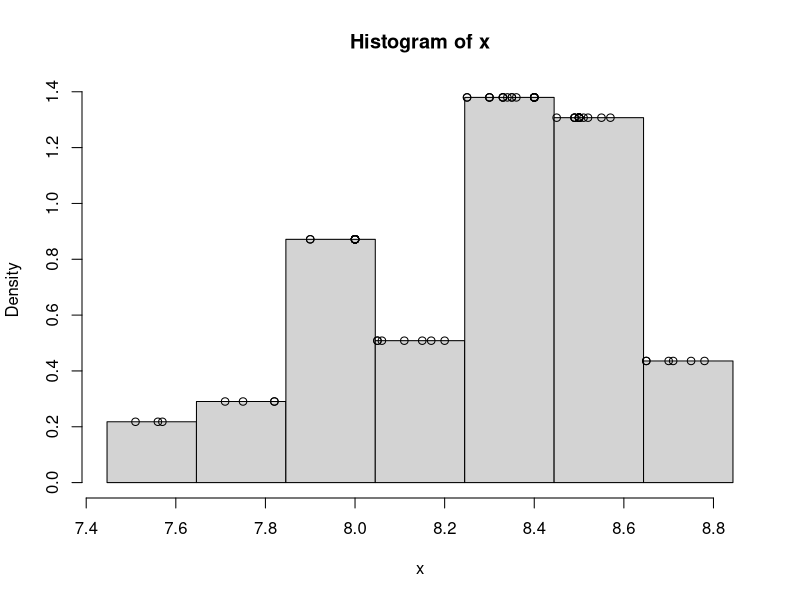
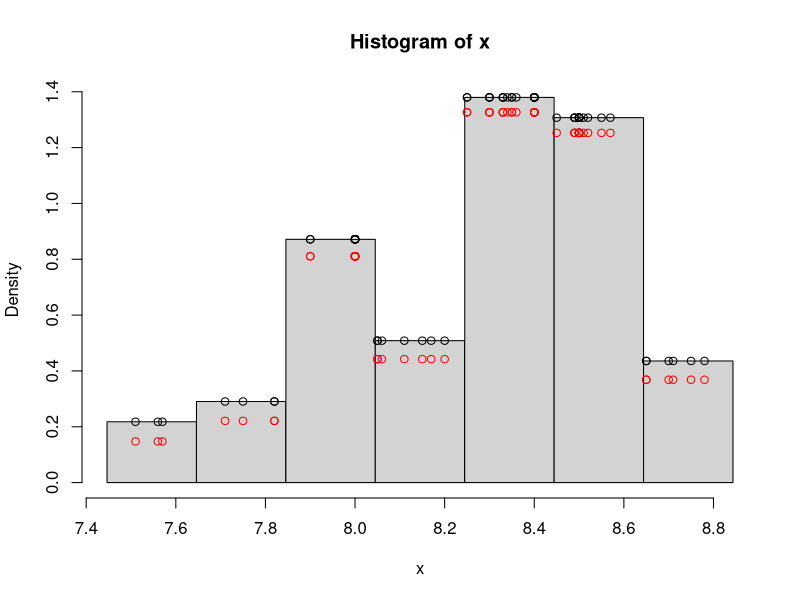
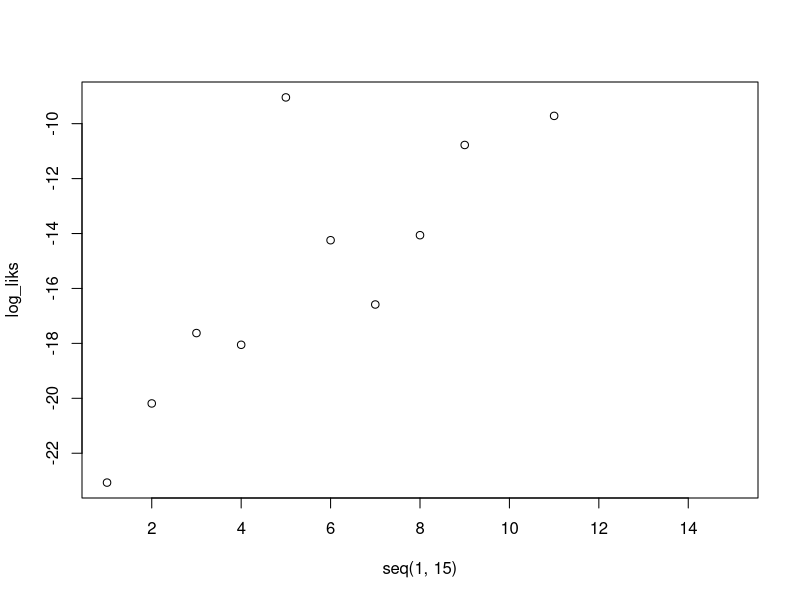
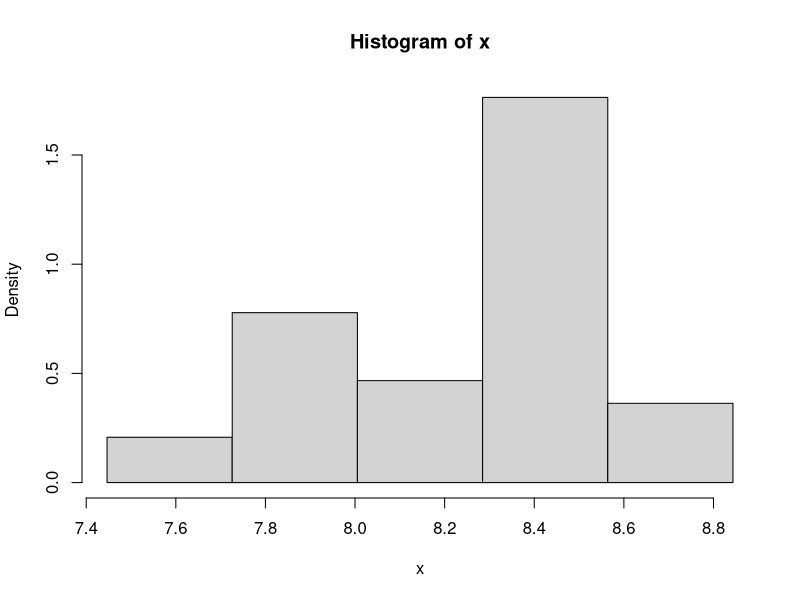
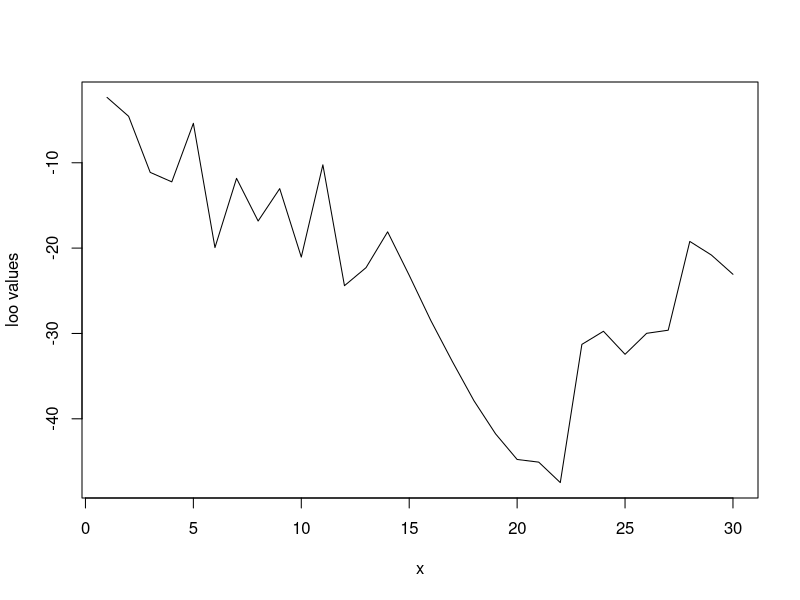
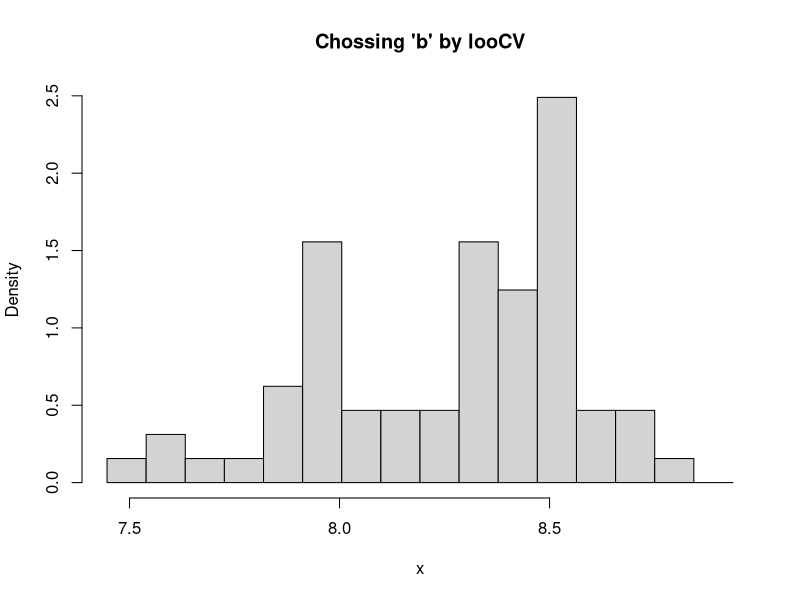
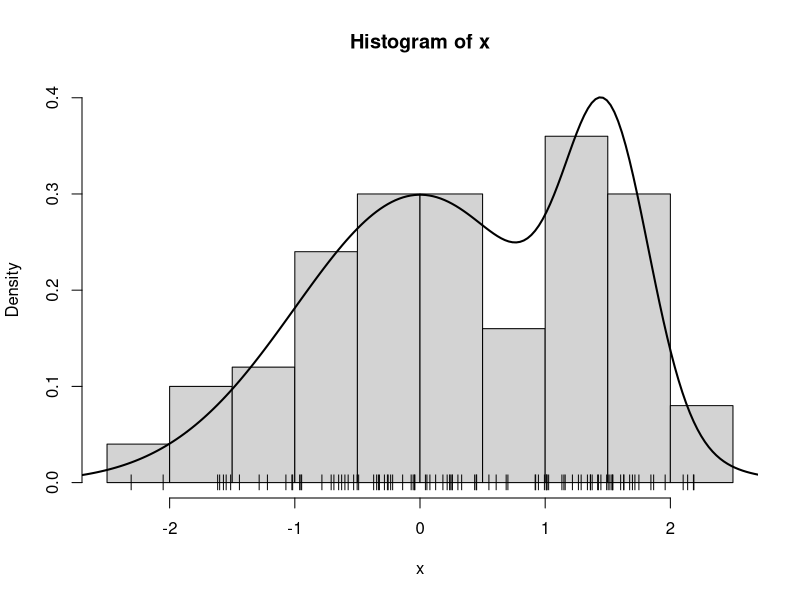
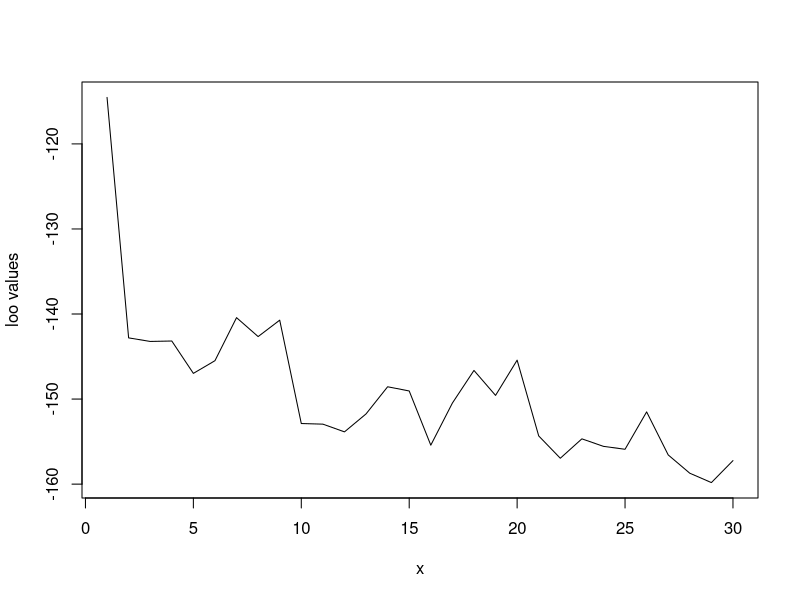

Write R code to recreate these figures, in order.
## ---- chunk 1
knitr::opts_chunk$set(echo = TRUE)
## ---- chunk 2
cdrate.df <-read.table("./cdrate.dat.txt")
x <- cdrate.df[,1]
## ---- chunk 3
A <- min(x)-.05*diff(range(x)) 
Z <- max(x)+.05*diff(range(x))
nbr <- 7

hx <- hist(x,breaks=seq(A,Z,length=nbr+1),freq=F)
hx_f <- stepfun(hx$breaks,c(0,hx$density,0))
points(x, hx_f(x))
## ---- chunk 4
n <- length(x)
b <- hx$breaks[2]-hx$breaks[1]
hx_f2 <- (n/(n-1)* hx_f(x))- 1/((n-1)*b) 
hx_f2[abs(hx_f2) < 1e-05] <- 0

A <- min(x)-.05*diff(range(x)) 
Z <- max(x)+.05*diff(range(x))
nbr <- 7

hx <- hist(x,breaks=seq(A,Z,length=nbr+1),freq=F)
hx_f <- stepfun(hx$breaks,c(0,hx$density,0))
points(x, hx_f(x))
points(x, hx_f2, col="red")
## ---- chunk 5
if (any(hx_f2 == 0)) {
  looCV_log_lik_7 <- -Inf
} else {
  # Calculate the log-likelihood if hx_f2 is not zero
  looCV_log_lik_7 <- sum(log(hx_f2))
}
looCV_log_lik_7
## ---- chunk 6
#sum of the product of the hx_f2 vector plot histograms for different number of breaks nbr

log_liks = list()

A <- min(x)-.05*diff(range(x)) 
Z <- max(x)+.05*diff(range(x))
n <- length(x)

for (nbr in c(1:15)){
  hx_i <- hist(x,breaks=seq(A,Z,length=nbr+1), plot = FALSE)
  hx_f_i <- stepfun(hx_i$breaks,c(0,hx_i$density,0))
  b <- hx_i$breaks[2]-hx_i$breaks[1]
  hx_f2_i <- (n/(n-1)* hx_f_i(x)) - 1/((n-1)*b)
  hx_f2_i[abs(hx_f2_i) < 1e-05] <- 0
  
  if (any(hx_f2_i == 0)) {
    looCV_log_lik <- -Inf
  } else {
  # Calculate the log-likelihood if hx_f2 is not zero
    looCV_log_lik <- sum(log(hx_f2_i))
  }
  print(looCV_log_lik)
  log_liks <- append(log_liks, looCV_log_lik) 
}

plot(seq(1, 15), log_liks, type = "p")
nbr_opt <- which.max(log_liks)
hist(x,breaks=seq(A,Z,length=nbr_opt+1),freq=F)

## ---- chunk 7
b_set <- seq((Z-A)/15, (Z-A)/1, length=30)

b_max_log_lik <- function(b_set, x){
  
  log_liks_b = list()
  n <- length(x)
  
  for(b in b_set){
    hx <- hist(x, breaks=seq(A, Z+b, by=b), plot=F)
    
    # compute histogram estimator
    hx_f <- stepfun(hx$breaks,c(0,hx$density,0))
    hx_f2 <- (n/(n-1)* hx_f(x))- 1/((n-1)*b)
    hx_f2[abs(hx_f2) < 1e-05] <- 0
    looCV_log_lik_b <- sum(log(hx_f2[hx_f2 > 0]))
    log_liks_b <- append(log_liks_b, looCV_log_lik_b)
    
  }
  
  plot(x=seq(1,30),log_liks_b, type = "l", xlab="x", ylab="loo values")
  b_opt <- which.max(log_liks_b)
  
  print(b_opt)
  b <- b_set[b_opt]
  print(b)
  return(b)
}

b <- b_max_log_lik(b_set, x)

hx <- hist(x, breaks=seq(A, Z+b, by=b), plot=F)
plot(hx, freq = FALSE, main="Chossing 'b' by looCV")

## ---- chunk 8
# graph.mixt
# Input:
#    k: number mixture components
#    mu: vector of length k with the mean values of the k normals
#    sigma: vector of length k with the st.dev. values of the k normals
#    alpha: vector of length k with the weights of each normal
#    graphic: logical value indicating if the mixture density must be plotted
#    ...: Other parameters passed to plot()
#
# Output:
#    L, U: extremes of the interval where the mixture density is plotted
#    x: points at which the mixture density is evaluated 
#    fx: value of the mixture density at x
#
graph.mixt<-
function(k=1, mu=seq(-2*(k-1),2*(k-1),length=k), sigma=seq(1,1,length=k), alpha=seq(1/k,1/k,length=k), graphic=TRUE,...)
{
   L<-min(mu-3*sigma)
   U<-max(mu+3*sigma)
         
   x<- seq(from=L,to=U,length=200)
   fx<- 0*x
   Salpha<-sum(alpha)
   for(i in 1:k){
    p<-alpha[i]/Salpha
#       fx <- fx + p*exp(-.5*((x-mu[i])/sigma[i])^2)/(sqrt(2*pi)*sigma[i])
    fx <- fx + p*dnorm(x,mu[i],sigma[i])
   }
   if (graphic){
      plot(x,fx,type="l",...)
   }
   return(list(L = L, U = U, x = x, fx = fx))
}

# sim.mixt
# Input:
#    n: number of simulated data
#    k: number mixture components
#    mu: vector of length k with the mean values of the k normals
#    sigma: vector of length k with the st.dev. values of the k normals
#    alpha: vector of length k with the weights of each normal
#    graphic: logical value indicating if the mixture density and the 
#              histogram of the simulated data must be plotted
#    ...: Other parameters passed to plot()
#
# Output:
#    x: simulated data
#
# Requires: 
#    graph.mixt
sim.mixt <- function(n=1,k=1, 
         mu=seq(-2*(k-1),2*(k-1),length=k), 
         sigma=seq(1,1,length=k), 
         alpha=seq(1/k,1/k,length=k), graphic=FALSE,...)
{
   csa<-cumsum(alpha)
   x<-runif(n)
      
   for (i in 1:n){
      comp<-sum(csa<=x[i])+1
      x[i]<-rnorm(1,mu[comp],sigma[comp])
   }
   if(graphic) {
      out<-graph.mixt(k, mu, sigma, alpha, gr=FALSE)
      hist(x,freq = FALSE,
           ylim=c(0,max(c(max(out$fx),max(hist(x,plot=FALSE)$density)))))
      lines(out$x,out$fx,lty=1,lwd=2)
   }   
   return(x)
}
## ---- chunk 9
set.seed(123)
n <- 100
mu <- c(0,3/2)
sigma <- c(1,1/3)
alpha <- c(3/4,1/4)
x <- sim.mixt(n=n, k=2, mu=mu, sigma=sigma, alpha=alpha, gr=T)
points(x,0*x,pch="|")
## ---- chunk 10
b_scott <- function(X){
  return(3.49 * sd(X) * length(X)**(-1/3))
}

A <- min(x)-.05*diff(range(x)) 
Z <- max(x)+.05*diff(range(x))

b <- b_max_log_lik(b_set, x)
hx <- hist(x, breaks=seq(A, Z+b, by=b), plot=F)
plot(hx, freq = FALSE, main="Using loo log-likelihood")

b_s <- b_scott(x)
hx_s <- hist(x, breaks=seq(A, Z+b_s, by=b_s), plot=F)
plot(hx_s, freq = FALSE, main="Using Scott formula")
## ---- chunk 11
kx <- density(x)
kx_f <- approxfun(x=kx$x, y=kx$y, method = 'linear', rule=2)

n <- length(x)
h_set <- seq(0.05,0.5, by=0.01)

log_liks_h = list()

for (h in h_set){
  kx_f2 <- (n/(n-1)) * (kx_f(x)- ((1/sqrt(2*pi))/(n*h))) # K(0) = 1/sqrt(2*pi)
  
  #kx_f2[abs(kx_f2) < 1e-05] <- 0
  
  looCV_log_lik_h <- sum(log(kx_f2[kx_f2>0]))
  log_liks_h <- append(log_liks_h, looCV_log_lik_h)
}

# plot kernel density estimator
plot(seq(0.05,0.5, by=0.01), log_liks_h, type = "l")
h <- h_set[which.max(log_liks_h)]

hx_s <-  hist(x, breaks=seq(A, Z+h, by=h), plot=F)
plot(hx_s, freq = FALSE)
